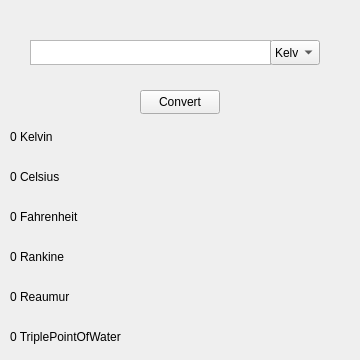
    <widget class="QWidget" name="page_6">
     <widget class="QPlainTextEdit" name="plainTextEdit_21">
      <property name="geometry">
       <rect>
        <x>30</x>
        <y>40</y>
        <width>241</width>
        <height>25</height>
       </rect>
      </property>
      <property name="font">
       <font>
        <family>Segoe UI</family>
        <pointsize>9</pointsize>
        <bold>true</bold>
       </font>
      </property>
      <property name="verticalScrollBarPolicy">
       <enum>Qt::ScrollBarAlwaysOff</enum>
      </property>
      <property name="horizontalScrollBarPolicy">
       <enum>Qt::ScrollBarAlwaysOff</enum>
      </property>
      <property name="plainText">
       <string/>
      </property>
     </widget>
     <widget class="QComboBox" name="comboBox1_12">
      <property name="geometry">
       <rect>
        <x>270</x>
        <y>40</y>
        <width>50</width>
        <height>25</height>
       </rect>
      </property>
      <item>
       <property name="text">
        <string>Kelvin</string>
       </property>
      </item>
      <item>
       <property name="text">
        <string>Celsius</string>
       </property>
      </item>
      <item>
       <property name="text">
        <string>Fahrenheit</string>
       </property>
      </item>
      <item>
       <property name="text">
        <string>Rankine</string>
       </property>
      </item>
      <item>
       <property name="text">
        <string>Reaumur</string>
       </property>
      </item>
      <item>
       <property name="text">
        <string>TriplePointOfWater</string>
       </property>
      </item>
      <item>
       <property name="text">
        <string/>
       </property>
      </item>
     </widget>
     <widget class="QPushButton" name="pushButton1_12">
      <property name="geometry">
       <rect>
        <x>140</x>
        <y>90</y>
        <width>80</width>
        <height>24</height>
       </rect>
      </property>
      <property name="text">
       <string>Convert</string>
      </property>
     </widget>
     <widget class="QLabel" name="label_131">
      <property name="geometry">
       <rect>
        <x>10</x>
        <y>130</y>
        <width>341</width>
        <height>21</height>
       </rect>
      </property>
      <property name="lineWidth">
       <number>0</number>
      </property>
      <property name="text">
       <string>0 Kelvin</string>
      </property>
      <property name="alignment">
       <set>Qt::AlignLeading|Qt::AlignLeft|Qt::AlignTop</set>
      </property>
      <property name="margin">
       <number>2</number>
      </property>
      <property name="indent">
       <number>-1</number>
      </property>
     </widget>
     <widget class="QLabel" name="label_132">
      <property name="geometry">
       <rect>
        <x>10</x>
        <y>170</y>
        <width>341</width>
        <height>21</height>
       </rect>
      </property>
      <property name="lineWidth">
       <number>0</number>
      </property>
      <property name="text">
       <string>0 Celsius</string>
      </property>
      <property name="alignment">
       <set>Qt::AlignLeading|Qt::AlignLeft|Qt::AlignTop</set>
      </property>
      <property name="margin">
       <number>2</number>
      </property>
      <property name="indent">
       <number>-1</number>
      </property>
     </widget>
     <widget class="QLabel" name="label_133">
      <property name="geometry">
       <rect>
        <x>10</x>
        <y>210</y>
        <width>341</width>
        <height>21</height>
       </rect>
      </property>
      <property name="lineWidth">
       <number>0</number>
      </property>
      <property name="text">
       <string>0 Fahrenheit</string>
      </property>
      <property name="alignment">
       <set>Qt::AlignLeading|Qt::AlignLeft|Qt::AlignTop</set>
      </property>
      <property name="margin">
       <number>2</number>
      </property>
      <property name="indent">
       <number>-1</number>
      </property>
     </widget>
     <widget class="QLabel" name="label_134">
      <property name="geometry">
       <rect>
        <x>10</x>
        <y>250</y>
        <width>341</width>
        <height>21</height>
       </rect>
      </property>
      <property name="lineWidth">
       <number>0</number>
      </property>
      <property name="text">
       <string>0 Rankine</string>
      </property>
      <property name="alignment">
       <set>Qt::AlignLeading|Qt::AlignLeft|Qt::AlignTop</set>
      </property>
      <property name="margin">
       <number>2</number>
      </property>
      <property name="indent">
       <number>-1</number>
      </property>
     </widget>
     <widget class="QLabel" name="label_135">
      <property name="geometry">
       <rect>
        <x>10</x>
        <y>290</y>
        <width>341</width>
        <height>21</height>
       </rect>
      </property>
      <property name="lineWidth">
       <number>0</number>
      </property>
      <property name="text">
       <string>0 Reaumur</string>
      </property>
      <property name="alignment">
       <set>Qt::AlignLeading|Qt::AlignLeft|Qt::AlignTop</set>
      </property>
      <property name="margin">
       <number>2</number>
      </property>
      <property name="indent">
       <number>-1</number>
      </property>
     </widget>
     <widget class="QLabel" name="label_136">
      <property name="geometry">
       <rect>
        <x>10</x>
        <y>330</y>
        <width>341</width>
        <height>21</height>
       </rect>
      </property>
      <property name="lineWidth">
       <number>0</number>
      </property>
      <property name="text">
       <string>0 TriplePointOfWater</string>
      </property>
      <property name="alignment">
       <set>Qt::AlignLeading|Qt::AlignLeft|Qt::AlignTop</set>
      </property>
      <property name="margin">
       <number>2</number>
      </property>
      <property name="indent">
       <number>-1</number>
      </property>
     </widget>
    </widget>
